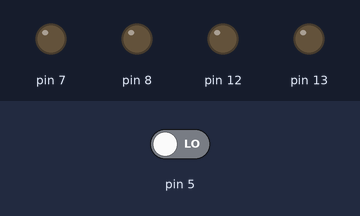
A sketch run on a simulated Arduino Uno, built with avr-gcc and run on an emulated ATmega328P. On the bench: output pins drawn as LEDs (lit = HIGH). Dashed ring = blinking. Inputs (shaded band) come from the test bench; at power-on: pin 5 LOW.

Above: at 1.2 s.
1.3 s: pin 5 driven HIGH
At 1.72 s:
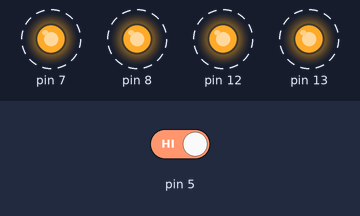
4.3 s: pin 5 driven LOW
At 4.3 s:
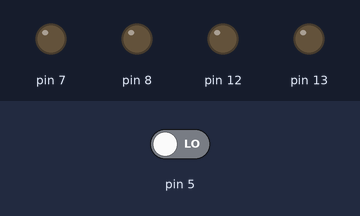
Timing chart, 0 to 7.3 s (numbered marks = the images above; inputs shaded):
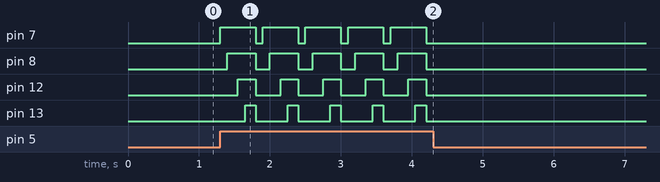

The sketch:

task3_LEDpatterns.ino
```cpp
void setup() {
 pinMode(13,OUTPUT);
 pinMode(12,OUTPUT);
 pinMode(8,OUTPUT);
 pinMode(7,OUTPUT);
 pinMode(5,INPUT);
}

void loop() {
  int i=1,j=1;
  while(digitalRead(5)==1)
  {
  if(i%5==1)
  {
    digitalWrite(7,HIGH);
    delay(100);
  }
   else if(i%5==2)
   {
     digitalWrite(8,HIGH);
     delay(150);
   }
   else if(i%5==3)
   {
     digitalWrite(12,HIGH);
      delay(100);
   }
   else if(i%5==4)
   {
    digitalWrite(13,HIGH);
     delay(150);
   }
   else if(i%5==0)
   {
    digitalWrite(13,LOW);
    digitalWrite(12,LOW);
    digitalWrite(8,LOW);
    digitalWrite(7,LOW);
    delay(100);
   }
    i++;
  }
  }
```

Measured:
- after the input at 1.3 s, pin 7: alternates HIGH for 0.50 s and LOW for 0.10 s, starting at once; pin 8: alternates HIGH for 0.40 s and LOW for 0.20 s, starting after 0.10 s; pin 12: alternates HIGH for 0.25 s and LOW for 0.35 s, starting after 0.25 s; pin 13: alternates HIGH for 0.15 s and LOW for 0.45 s, starting after 0.35 s
- after the input at 4.3 s, pin 7, pin 8, pin 12, pin 13: stops changing and stays LOW
